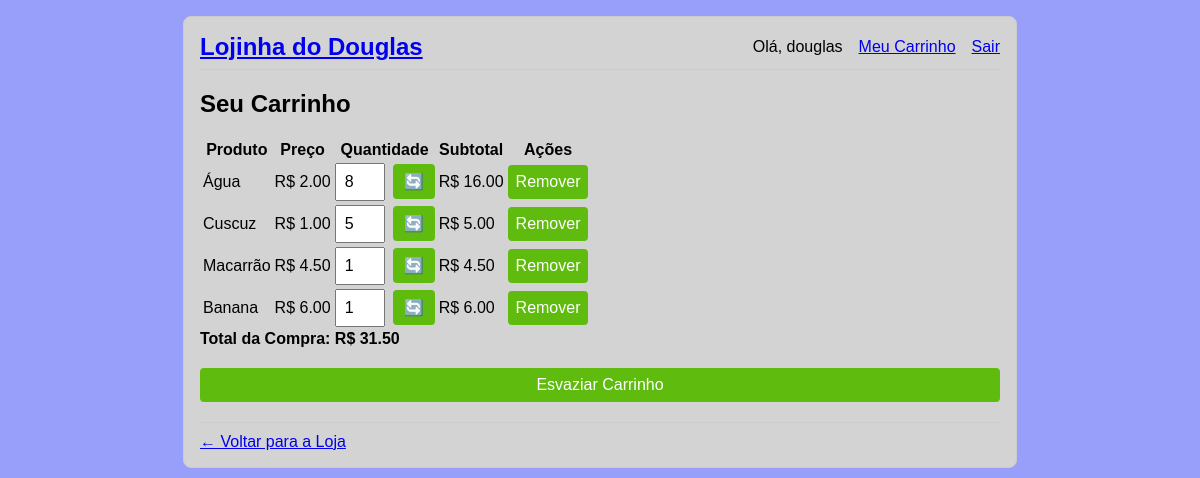
/cart (signed in), run on the app's committed database.
### tables this page shows
CREATE TABLE user (
  id INTEGER PRIMARY KEY AUTOINCREMENT,
  username TEXT UNIQUE NOT NULL,
  password TEXT NOT NULL
);

CREATE TABLE cart_item (
  id INTEGER PRIMARY KEY AUTOINCREMENT,
  user_id INTEGER NOT NULL,
  product_id INTEGER NOT NULL,
  quantity INTEGER NOT NULL,
  FOREIGN KEY (user_id) REFERENCES user (id),
  FOREIGN KEY (product_id) REFERENCES product (id)
);

CREATE TABLE product (
  id INTEGER PRIMARY KEY AUTOINCREMENT,
  name TEXT NOT NULL,
  description TEXT NOT NULL,
  price REAL NOT NULL
);

### app/shop.py (the view)
@bp.route('/cart')
@login_required
def cart():
    db = get_db()
    cart_items = db.execute(
        'SELECT p.name, p.price, c.quantity, c.id, (p.price * c.quantity) as subtotal'
        ' FROM cart_item c JOIN product p ON c.product_id = p.id'
        ' WHERE c.user_id = ?',
        (g.user['id'],)
    ).fetchall()
    total = sum(item['subtotal'] for item in cart_items)
    return render_template('shop/cart.html', items=cart_items, total=total)

### app/auth.py (called while the page is built)
@bp.before_app_request
def load_logged_in_user():
    user_id = session.get('user_id')
    if user_id is None:
        g.user = None
    else:
        g.user = get_db().execute(
            'SELECT * FROM user WHERE id = ?', (user_id,)
        ).fetchone()

def login_required(view):
    @functools.wraps(view)
    def wrapped_view(**kwargs):
        if g.user is None:
            return redirect(url_for('auth.login'))
        return view(**kwargs)
    return wrapped_view

### app/db.py (called while the page is built)
def get_db():
    if 'db' not in g:
        g.db = sqlite3.connect(
            current_app.config['DATABASE'],
            detect_types=sqlite3.PARSE_DECLTYPES
        )
        g.db.row_factory = sqlite3.Row
    return g.db

### app/templates/shop/cart.html (shortened to what this page needs)
{% extends 'base.html' %}
{% block header %}
  <h1>Seu Carrinho</h1>
{% endblock %}
{% block content %}
  {% if items %}
    <table>
      <thead>
        <tr>
          <th>Produto</th>
          <th>Preço</th>
          <th style="width: 100px">Quantidade</th>
          <th>Subtotal</th>
          <th>Ações</th>
        </tr>
      </thead>
      <tbody>
        {% for item in items %}
          <tr>
            <td>{{ item['name'] }}</td>
            <td>R$ {{ "%.2f"|format(item['price']) }}</td>
            <td>
              <form action="{{ url_for('shop.update_quantity', id=item['id']) }}" method="post" style="display:flex; align-items:center; gap:8px;"">
                <input type="number" name="quantity" value="{{ item['quantity'] }}" min="1" style="width: 50px;">
                <input type="submit" value="🔄">
              </form>
            </td>
            <td>R$ {{ "%.2f"|format(item['subtotal']) }}</td>
            <td>
              <form action="{{ url_for('shop.remove', id=item['id']) }}" method="post" style="display:inline;">
                <input type="submit" value="Remover" class="danger" onclick="return confirm('Tem certeza?')">
              </form>
            </td>
          </tr>
        {% endfor %}
      </tbody>
    </table>
    <div class="total">
      <strong>Total da Compra: R$ {{ "%.2f"|format(total) }}</strong>
    </div>
    <div style="margin-top: 20px;">
      <form action="{{ url_for('shop.clear') }}" method="post" style="display:inline;">
        <input type="submit" value="Esvaziar Carrinho" class="danger">
      </form>
    </div>
  {% else %}
    <p>Seu carrinho está vazio.</p>
  {% endif %}
  <div style="margin-top: 20px; border-top: 1px solid #ccc; padding-top: 10px;">
    <a href="{{ url_for('index') }}" class="button">← Voltar para a Loja</a>
  </div>
{% endblock %}

### app/templates/base.html (shortened to what this page needs)
<!doctype html>
<html lang="pt-br">
<head>
  <link rel="stylesheet" href="{{ url_for('static', filename='style.css') }}">
</head>
<body>
  <nav>
    <h1><a href="{{ url_for('index') }}">Lojinha do Douglas</a></h1>
    <ul>
      {% if g.user %}
        <li><span>Olá, {{ g.user['username'] }}</span></li>
        <li><a href="{{ url_for('shop.cart') }}">Meu Carrinho</a></li>
        <li><a href="{{ url_for('auth.logout') }}">Sair</a></li>
      {% else %}
        <li><a href="{{ url_for('auth.register') }}">Cadastrar</a></li>
        <li><a href="{{ url_for('auth.login') }}">Login</a></li>
      {% endif %}
    </ul>
  </nav>
  <section class="content">
    <header>
      {% block header %}{% endblock %}
    </header>
    {% block content %}{% endblock %}
  </section>
</body>
</html>

### app/static/style.css (style rules this page uses)
html { font-family: sans-serif; background: #979ffb; padding: 1rem; }
body { max-width: 800px; margin: 0 auto; background: rgb(211, 211, 211); padding: 1rem; border: 1px solid #ccc; border-radius: 0.5rem; }
nav { display: flex; align-items: center; justify-content: space-between; border-bottom: 1px solid #ccc; padding-bottom: 0.5rem; margin-bottom: 1rem; }
nav h1 { margin: 0; font-size: 1.5rem; }
nav ul { display: flex; list-style: none; margin: 0; padding: 0; }
nav ul li { margin-left: 1rem; }
form { display: grid; gap: 1rem; }
input { padding: 0.5rem; font-size: 1rem; width: 100%; box-sizing: border-box; }
input[type="submit"] { background: #5fbc0e; color: white; border: none; cursor: pointer; border-radius: 4px; }

### data on the page
user: user.username "douglas"
cart_item: name "Água", quantity "8", subtotal "16.00"
product: price "2.00"
cart_item: name "Cuscuz", quantity "5", subtotal "5.00"
product: price "1.00"
cart_item: name "Macarrão", quantity "1", subtotal "4.50"
product: price "4.50"
cart_item: name "Banana", quantity "1", subtotal "6.00"
product: price "6.00"

### other printed values
{{ "%.2f"|format(total) }} "31.50"
